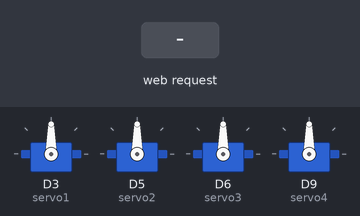
A sketch run on a simulated Arduino MKR. Parts: 4 × servo. The test bench sets the inputs (shaded band). WiFi joins after 1.5 s; servers stay silent unless stated; what the sketch prints to the serial monitor is not drawn.

Above: at 2.7 s.
2.8 s: HTTP request GET /cmd/1 received
At 3.2 s:
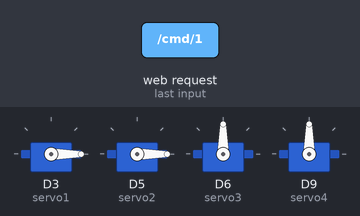
5.8 s: HTTP request GET /cmd/2 received
At 6.7 s:
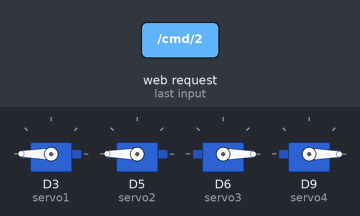
7.3 s: HTTP request GET /cmd/1 received
At 7.8 s:
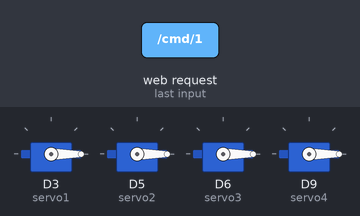
10.3 s: HTTP request GET /cmd/2 received
At 11.3 s:
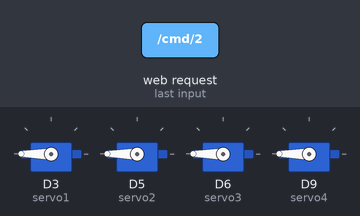
Timing chart, 0 to 13.3 s (numbered marks = the images above; inputs shaded):
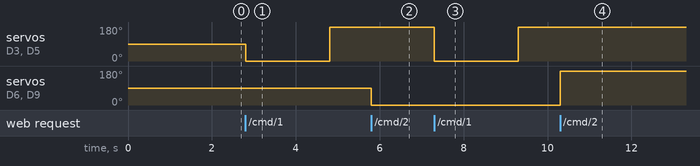

Measured:
- after the input at 2.8 s, servo on D3 (servo1), servo on D5 (servo2): 90° → 0° at once, → 180° 2.0 s later
- after the input at 5.8 s, servo on D3 (servo1), servo on D5 (servo2): stays 180° (without the input it goes to 0° after 1.0 s); servo on D6 (servo3), servo on D9 (servo4): 90° → 0° at once
- after the input at 7.3 s, servo on D3 (servo1), servo on D5 (servo2): 180° → 0° at once, → 180° 2.0 s later; servo on D6 (servo3), servo on D9 (servo4): stays 0° (without the input it goes to 180° after 2.5 s)
- after the input at 10.3 s, servo on D3 (servo1), servo on D5 (servo2): stays 180° (without the input it goes to 0° after 1.0 s); servo on D6 (servo3), servo on D9 (servo4): 0° → 180° at once

The sketch:

servo_wifi.ino
```cpp
#include <WiFiNINA.h>
#include <Servo.h>

// ==== WiFi instellingen ====
const char* ssid = "AndroidAP1FE0"; // Vul in
const char* password = "ajkt4748";  // Vul in

WiFiServer server(80);

// ==== Servo setup ====
Servo servo1, servo2, servo3, servo4;

int pattern = 0; // 0=stop, 1=patroon1, 2=patroon2
bool toggleState1 = false;
bool toggleState2 = false;
unsigned long lastToggle1 = 0;
unsigned long lastToggle2 = 0;

const unsigned long intervalPattern1 = 2000;
const unsigned long intervalPattern2 = 4000;

void setup() {
  Serial.begin(9600);
  while (!Serial && millis() < 5000) ; // wacht op Serial (optioneel)

  // Servo’s initialiseren
  servo1.attach(3);
  servo2.attach(5);
  servo3.attach(6);
  servo4.attach(9);

  servo1.write(90);
  servo2.write(90);
  servo3.write(90);
  servo4.write(90);

  // ==== WiFi verbinden ====
  Serial.print("Verbinden met WiFi...");
  WiFi.begin(ssid, password);

  unsigned long start = millis();
  while (WiFi.status() != WL_CONNECTED) {
    delay(500);
    Serial.print(".");
    // eventuele timeout: na 30s opnieuw proberen
    if (millis() - start > 30000) {
      Serial.println("\nVerbinden duurt te lang. Probeer opnieuw of controleer credentials.");
      start = millis();
    }
  }

  Serial.println("\n✅ WiFi verbonden!");
  Serial.print("Arduino IP adres: ");
  Serial.println(WiFi.localIP());

  server.begin();
}

void loop() {
  WiFiClient client = server.available();
  if (client) {
    Serial.println("Client connected.");
    // Lees volledige request (kopregels) naar een String
    String request = "";
    unsigned long timeout = millis() + 1000; // 1s timeout om niet te blokkeren
    while (client.connected() && millis() < timeout) {
      while (client.available()) {
        String line = client.readStringUntil('\n'); // lees tot newline
        if (line.endsWith("\r")) line.remove(line.length()-1); // verwijder CR
        // lege regel betekent einde headers
        if (line.length() == 0) {
          timeout = 0; // signaleert einde
          break;
        }
        request += line;
        request += '\n';
      }
    }

    Serial.println("Request ontvangen:");
    Serial.println(request);

    // Behandel favicon verzoek direct (geen 404)
    if (request.indexOf("favicon.ico") != -1) {
      client.println("HTTP/1.1 204 No Content");
      client.println("Connection: close");
      client.println();
      client.stop();
      Serial.println("favicon.ico -> 204 No Content verzonden");
      return;
    }

    // Commando herkennen op basis van eerste regel of path
    if (request.indexOf("/cmd/0") != -1) pattern = 0;
    else if (request.indexOf("/cmd/1") != -1) pattern = 1;
    else if (request.indexOf("/cmd/2") != -1) pattern = 2;

    // JSON terugsturen + CORS header zodat fetch() in browser werkt
    String json = "{\"pattern\":" + String(pattern) + "}";
    client.println("HTTP/1.1 200 OK");
    client.println("Content-Type: application/json");
    client.println("Access-Control-Allow-Origin: *");
    client.println("Connection: close");
    client.print("Content-Length: ");
    client.println(json.length());
    client.println();
    client.println(json);
    delay(1); // geef client tijd om te versturen
    client.stop();
    Serial.print("Reactie verzonden: ");
    Serial.println(json);
  }

  // === Servo-patronen (gescheiden timers) ===
  unsigned long now = millis();

  if (pattern == 1 && now - lastToggle1 > intervalPattern1) {
    lastToggle1 = now;
    toggleState1 = !toggleState1;
    int pos = toggleState1 ? 0 : 180;
    servo1.write(pos);
    servo2.write(pos);
    Serial.print("Patroon1 toggle -> pos=");
    Serial.println(pos);
  }

  if (pattern == 2 && now - lastToggle2 > intervalPattern2) {
    lastToggle2 = now;
    toggleState2 = !toggleState2;
    int pos = toggleState2 ? 0 : 180;
    servo3.write(pos);
    servo4.write(pos);
    Serial.print("Patroon2 toggle -> pos=");
    Serial.println(pos);
  }
}
```
